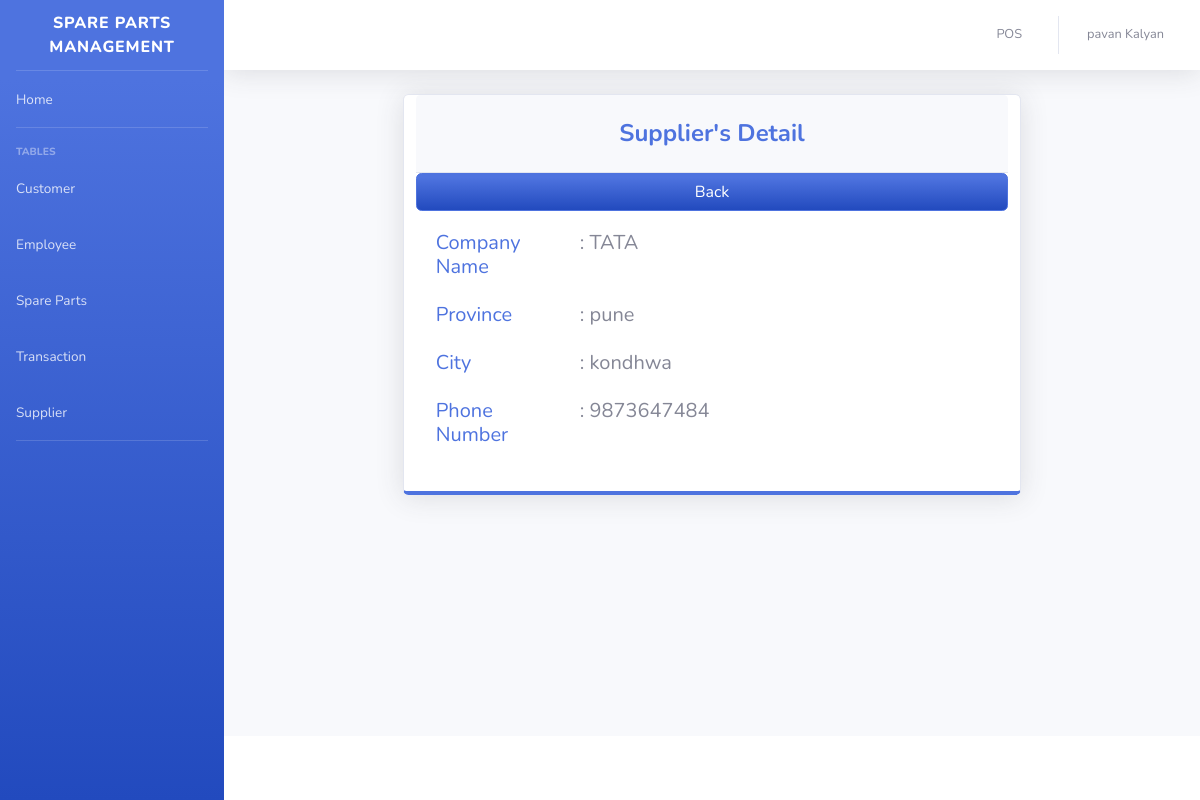
The page /pages/sup_searchfrm.php?id=17 (signed in) on the database its author committed.
### tables this page shows
CREATE TABLE `supplier` (
  `SUPPLIER_ID` int(11) NOT NULL,
  `COMPANY_NAME` varchar(50) DEFAULT NULL,
  `LOCATION_ID` int(11) NOT NULL,
  `PHONE_NUMBER` varchar(11) DEFAULT NULL
);

CREATE TABLE `location` (
  `LOCATION_ID` int(11) NOT NULL,
  `PROVINCE` varchar(100) DEFAULT NULL,
  `CITY` varchar(100) DEFAULT NULL
);

### pages/sup_searchfrm.php (the view, shortened to what this page needs)
<?php
include'../includes/connection.php';
include'../includes/sidebar.php';
?>
          <center><div class="card shadow mb-4 col-xs-12 col-md-8 border-bottom-primary">
            <div class="card-header py-3">
              <h4 class="m-2 font-weight-bold text-primary">Supplier's Detail</h4>
            </div>
            <a href="supplier.php?action=add" type="button" class="btn btn-primary bg-gradient-primary">Back</a>
            <div class="card-body">
          <?php
            $query = 'SELECT SUPPLIER_ID, COMPANY_NAME, l.PROVINCE, l.CITY, PHONE_NUMBER FROM supplier e join location l on e.LOCATION_ID = l.LOCATION_ID WHERE e.SUPPLIER_ID ='.$_GET['id'];
            $result = mysqli_query($db, $query) or die(mysqli_error($db));
              while($row = mysqli_fetch_array($result))
              {
                $a= $row['COMPANY_NAME'];
                $b=$row['PROVINCE'];
                $c=$row['CITY'];
                $d=$row['PHONE_NUMBER'];
              }
          ?>
                    <div class="form-group row text-left">
                      <div class="col-sm-3 text-primary">
                        <h5>
                          Company Name<br>
                        </h5>
                      </div>
                      <div class="col-sm-9">
                        <h5>
                          : <?php echo $a; ?><br>
                        </h5>
                      </div>
                    </div>
                    <div class="form-group row text-left">
                      <div class="col-sm-3 text-primary">
                        <h5>
                          Province<br>
                        </h5>
                      </div>
                      <div class="col-sm-9">
                        <h5>
                          : <?php echo $b; ?> <br>
                        </h5>
                      </div>
                    </div>
                    <div class="form-group row text-left">
                      <div class="col-sm-3 text-primary">
                        <h5>
                          City<br>
                        </h5>
                      </div>
                      <div class="col-sm-9">
                        <h5>
                          : <?php echo $c; ?> <br>
                        </h5>
                      </div>
                    </div>
                    <div class="form-group row text-left">
                      <div class="col-sm-3 text-primary">
                        <h5>
                          Phone Number<br>
                        </h5>
                      </div>
                      <div class="col-sm-9">
                        <h5>
                          : <?php echo $d; ?> <br>
                        </h5>
                      </div>
                    </div>
          </div>
          </div>
<?php
include'../includes/footer.php';
?>

### rows shown on the page
supplier: COMPANY_NAME "TATA", LOCATION_ID.PROVINCE "pune", LOCATION_ID.CITY "kondhwa", PHONE_NUMBER "9873647484"

### other values the page prints
$_SESSION['FIRST_NAME'] "pavan"
$_SESSION['LAST_NAME'] "Kalyan"
